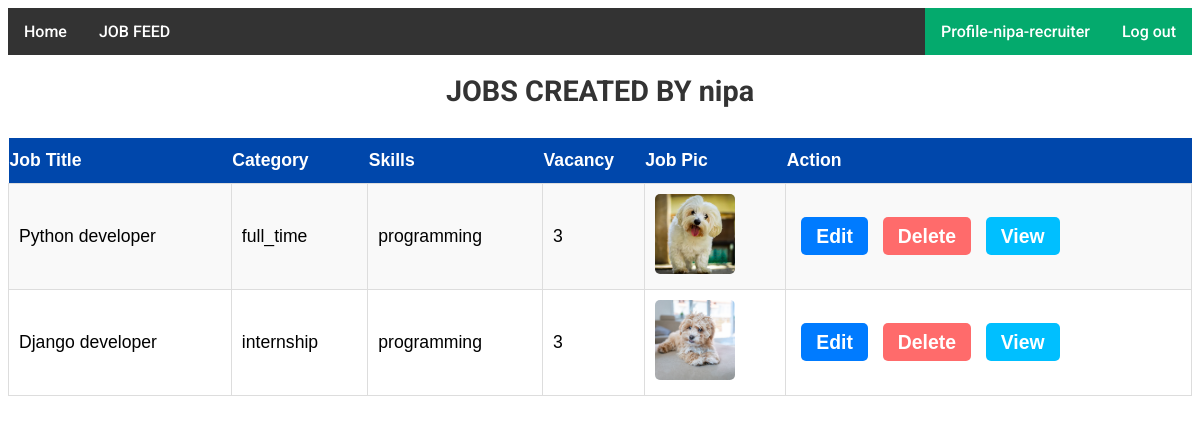
The app's page /createjob/ (signed in) with its own data.
### myapp/models.py (models this page shows, shortened)
class customUser(AbstractUser):
    USER=[
        ('recruiter','Recruiter'),
        ('seeker','Seeker'),
    ]
    user_type=models.CharField(choices=USER,max_length=100,null=True)
    Profile_Pic=models.ImageField(upload_to='Media/Profile_Pic',null=True)
    contact_no=models.CharField(max_length=100,null=True)

class JobModel(models.Model):
    SKILLS = [
        ('programming', 'Programming'),
        ('networking', 'Networking'),
        ('hardware', 'Hardware'),
    ]
    JOB_TYPE_CHOICES=[
        ('full_time', 'Full Time'),
        ('part_time', 'Part Time'),
        ('internship', 'Internship'),
    ]
    user=models.ForeignKey(customUser,null=True,blank=True,on_delete=models.CASCADE)
    job_title = models.CharField(max_length=200, null=True)
    number_of_openings = models.PositiveIntegerField( null=True)
    skills = models.CharField(choices=SKILLS, max_length=100, null=True)
    category = models.CharField(max_length=50, choices=JOB_TYPE_CHOICES, null=True)
    description = models.TextField(null=True, blank=True)
    job_Pic=models.ImageField(upload_to='Media/job_Pic',null=True)

### myproject/views.py (the view)
# urls.py: path("createjob/", createjob, name="createjob"),
def createjob(request):
    current_user=request.user
    jobs=JobModel.objects.filter(user=current_user)
    text={
        "jobs":jobs
    }
    return render(request,"createjob.html",text)

### Template/createjob.html (shortened to what this page needs)
{% extends 'base.html' %}
{% block body %}
<!DOCTYPE html>
<html>
<head>
</head>
<body>
<h1>JOBS CREATED BY {{request.user.username}}</h1>
<table id="customers">
    <tr>
        <th>Job Title</th>
        <th>Category</th>
        <th>Skills</th>
        <th>Vacancy</th>
        <th>Job Pic</th>
        <th>Action</th>
    </tr>
    {% for i in jobs %}
    <tr>
        <td>{{ i.job_title }}</td>
        <td>{{ i.category }}</td>
        <td>{{ i.skills }}</td>
        <td>{{ i.number_of_openings }}</td>
        <td>
            <img src="/{{ i.job_Pic }}" alt="Job Picture">
        </td>
        <td class="action-buttons">
            <a href="{% url 'editjob' i.id %}" class="edit">Edit</a>
            <a href="{% url 'deletejob' i.id %}" class="delete">Delete</a>
            <a href="{% url 'viewjob' i.id %}" class="view">View</a>
        </td>
    </tr>
    {% endfor %}
</table>
</body>
</html>
{% endblock body %}

### Template/navbar.html (shortened to what this page needs)
<ul>
  <li><a href=" {% url 'homePage' %} ">Home</a></li>
  <li><a href=" {% url 'jobfeed' %} ">JOB FEED</a></li>
  <li style="float:right"><a class="active" href=" {% url 'logoutPage' %} ">Log out</a></li>
  <li style="float:right"><a class="active" href=" {% url 'profilePage' %} ">Profile-{{ request.user.username }}-{{ request.user.user_type }}</a></li>
</ul>

### Template/base.html (style rules this page uses)
body { font-family: 'Roboto', sans-serif; }
ul { list-style-type: none; margin: 0; padding: 0; overflow: hidden; background-color: #333; }
li { float: left; }
li a { display: block; color: white; text-align: center; padding: 14px 16px; text-decoration: none; font-weight: 500; }
.active { background-color: #04AA6D; }

### Template/createjob.html (style rules this page uses)
#customers { font-family: 'Arial', sans-serif; border-collapse: collapse; width: 100%; margin-top: 30px; }
#customers th { padding-top: 12px; padding-bottom: 12px; text-align: left; background-color: #0047ab; color: white; font-size: 1.1em; }
#customers td { border: 1px solid #ddd; padding: 10px; font-size: 1.1em; }
#customers tr:nth-child(even) { background-color: #f9f9f9; }
.action-buttons a { padding: 8px 15px; margin: 5px; text-decoration: none; border-radius: 5px; font-weight: bold; font-size: 1.1em; color: white; transition: background-color 0.3s ease; }
.action-buttons .edit { background-color: #007BFF; }
.action-buttons .delete { background-color: #ff6b6b; }
.action-buttons .view { background-color: #00bfff; }
#customers img { width: 80px; height: 80px; object-fit: cover; border-radius: 5px; }
h1 { color: #333; font-size: 1.8em; font-weight: bold; text-align: center; margin-bottom: 20px; }

### records on screen
customUser: user.username "nipa", user.user_type "recruiter"
JobModel: job_title "Python developer", category "full_time", skills "programming", number_of_openings "3", job_Pic (picture)
JobModel: job_title "Django developer", category "internship", skills "programming", number_of_openings "3", job_Pic (picture)
